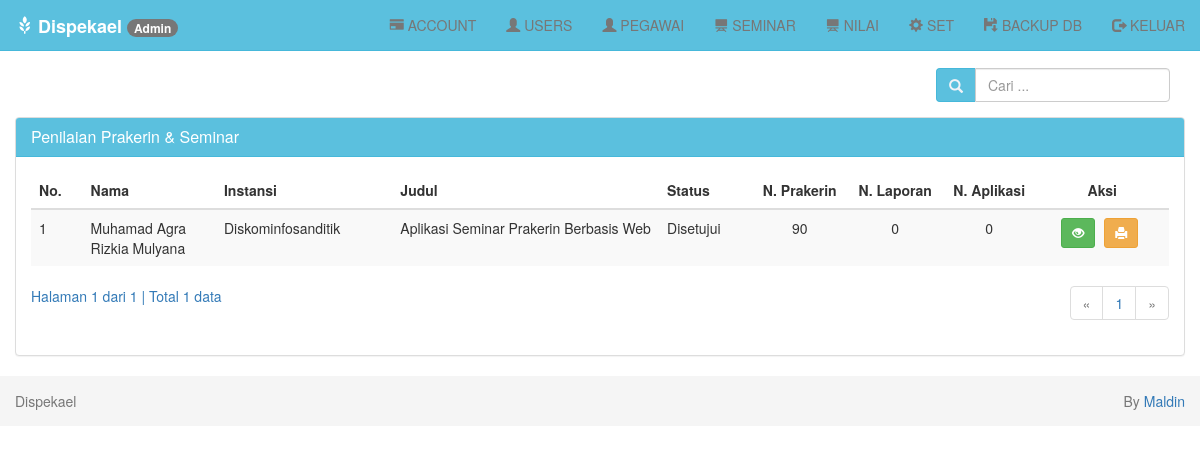
Page /index.php?page=tampil-nilai (signed in) on the committed database.
### tables this page shows
CREATE TABLE `seminar` (
  `idseminar` int(5) NOT NULL AUTO_INCREMENT,
  `nis` int(8) NOT NULL,
  `judul` varchar(255) NOT NULL,
  `file` varchar(255) NOT NULL,
  `tautan` varchar(255) NOT NULL,
  `statussem` varchar(30) NOT NULL,
  `ket` varchar(255) NOT NULL,
  `pengujilap` int(8) NOT NULL,
  `pengujiapl` int(8) NOT NULL,
  `nilaiprakerin` int(3) NOT NULL,
  `nilailaporan` int(3) NOT NULL,
  `nilaiaplikasi` int(3) NOT NULL,
  PRIMARY KEY (`idseminar`)
);

CREATE TABLE `users` (
  `nis` bigint(12) unsigned NOT NULL,
  `id` bigint(12) unsigned NOT NULL,
  `nama` varchar(255) NOT NULL,
  `tanggal_lahir` date NOT NULL,
  `alamat` varchar(255) NOT NULL,
  `instansi` varchar(100) NOT NULL,
  `telp` varchar(15) NOT NULL,
  `stat` varchar(30) NOT NULL,
  `foto` varchar(255) NOT NULL,
  PRIMARY KEY (`nis`)
);

### seminar/tampil-nilai.php (the view, shortened to what this page needs)
<?php
if (isset($_POST['cari'])) {
    $cari = $_POST['cari'];
} else {
    $cari = "";
}
?>
<br>
<div class="row">
    <div class="col-md-12">
        <div class="panel-body">
            <div class="pull-right btn-tambah">
                <form class="form-inline" method="POST" action="?page=seminar-tampil">
                    <div class="form-group">
                        <div class="input-group">
                            <div class="input-group-addon">
                                <i class="glyphicon glyphicon-search"></i>
                            </div>
                            <input type="text" class="form-control" name="cari" placeholder="Cari ..." autocomplete="off" value="<?php echo $cari; ?>">
                        </div>
                    </div>
                </form>
            </div>
        </div>
        <div class="panel panel-default">
            <div class="panel-heading">
                <h3 class="panel-title">Penilaian Prakerin & Seminar</h3>
            </div>
            <div class="panel-body">
                <div class="table-responsive">
                    <table class="table table-striped table-hover">
                        <thead>
                            <tr>
                                <th>No.</th>
                                <th>Nama</th>
                                <th>Instansi</th>
                                <th>Judul</th>
                                <th>Status</th>
                                <th class='center'>N. Prakerin</th>
                                <th class='center'>N. Laporan</th>
                                <th class='center'>N. Aplikasi</th>
                                <th class='center'>Aksi</th>
                            </tr>
                        </thead>
                        <tbody>
                            <?php
                            $batas = 10;
                            if (isset($cari)) {
                                $jumlah_record = mysqli_query($db, "SELECT seminar.*, users.nama, users.instansi FROM seminar JOIN users ON users.nis = seminar.nis WHERE instansi LIKE '%$cari%' OR nama LIKE '%$cari%'") or die('Ada kesalahan pada query jumlah_record: ' . mysqli_error($db));
                            } else {
                                $jumlah_record = mysqli_query($db, "SSELECT seminar.*, users.nama, users.instansi FROM seminar JOIN users ON users.nis = seminar.nis") or die('Ada kesalahan pada query jumlah_record: ' . mysqli_error($db));
                            }
                            $jumlah  = mysqli_num_rows($jumlah_record);
                            $halaman = ceil($jumlah / $batas);
                            $page    = (isset($_GET['hal'])) ? (int)$_GET['hal'] : 1;
                            $mulai   = ($page - 1) * $batas;
                            $no = 1;
                            if (isset($cari)) {
                                $query = mysqli_query($db, "SELECT seminar.*, users.nama, users.instansi FROM seminar JOIN users ON users.nis = seminar.nis WHERE instansi LIKE '%$cari%' OR nama LIKE '%$cari%' ORDER BY nis LIMIT $mulai, $batas")
                                    or die('Ada kesalahan pada query seminar: ' . mysqli_error($db));
                            } else {
                                $query = mysqli_query($db, "SELECT seminar.*, users.nama, users.instansi FROM seminar JOIN users ON users.nis = seminar.nis ORDER BY nis LIMIT $mulai, $batas") or die('Ada kesalahan pada query seminar: ' . mysqli_error($db));
                            }
                            while ($data = mysqli_fetch_assoc($query)) {
                                echo "  <tr>
                      <td width='20'>$no</td>
                      <td width='100'>$data[nama]</td>
                      <td width='75'>$data[instansi]</td>
                      <td width='200'>$data[judul]</td>
                      <td width='50'>$data[statussem]</td>
                      <td width='25' align='center'>$data[nilaiprakerin]</td>
                      <td width='25' align='center'>$data[nilailaporan]</td>
                      <td width='25' align='center'>$data[nilaiaplikasi]</td>
                      <td width='100' class='center'>
                        <div class=''>
                        <a data-toggle='tooltip' data-placement='top' title='Detail' style='margin-right:5px' class='btn btn-success btn-sm' href='?page=seminar-detail&id=$data[idseminar]'> <i class='glyphicon glyphicon-eye-open'></i></a>
                        <a data-toggle='tooltip' data-placement='top' title='Print Detail' style='margin-right:5px' class='btn btn-warning btn-sm' href='?page=seminar-print-detail&id=$data[idseminar]' target='_blank'> <i class='glyphicon glyphicon-print'></i></a>";;
                            ?>
                            <?php
                                echo "
                        </div>
                      </td>
                    </tr>";
                                $no++;
                            }
                            ?>
                        </tbody>
                    </table>
                    <?php
                    if (empty($_GET['hal'])) {
                        $halaman_aktif = '1';
                    } else {
                        $halaman_aktif = $_GET['hal'];
                    }
                    ?>
                    <a>
                        Halaman <?php echo $halaman_aktif; ?> dari <?php echo $halaman; ?> |
                        Total <?php echo $jumlah; ?> data
                    </a>
                    <nav>
                        <ul class="pagination pull-right">
                            <?php
                            if ($halaman_aktif <= '1') { ?>
                                <li class="disabled">
                                    <a href="" aria-label="Previous">
                                        <span aria-hidden="true">&laquo;</span>
                                    </a>
                                </li>
                            <?php
                            }
                            ?>
                            <?php
                            for ($x = 1; $x <= $halaman; $x++) { ?>
                                <li class="">
                                    <a href="?page=seminar-tampil&hal=<?php echo $x ?>"><?php echo $x ?></a>
                                </li>
                            <?php
                            }
                            ?>
                            <?php
                            if ($halaman_aktif >= $halaman) { ?>
                                <li class="disabled">
                                    <a href="" aria-label="Next">
                                        <span aria-hidden="true">&raquo;</span>
                                    </a>
                                </li>
                            <?php
                            }
                            ?>
                        </ul>
                    </nav>
                </div>
            </div>
        </div>
    </div>
</div>

### assets/css/style.css (style rules this page uses)
body { padding-top: 40px; }
.panel-default > .panel-heading { background-color: #5bc0de; border-color: #46b8da; color: #fff; }
.input-group-addon { background-color: #5bc0de; border: 1px solid #46b8da; border-radius: 4px; color: #f1f2f7; }
.btn-tambah { margin-top: -7px; }
.center { text-align: center; }
.pagination { margin-top: -20px; }

### rows in the picture
seminar: users.nama "Muhamad Agra Rizkia Mulyana", users.instansi "Diskominfosanditik", judul "Aplikasi Seminar Prakerin Berbasis Web", statussem "Disetujui", nilaiprakerin "90", nilailaporan "0", nilaiaplikasi "0"

### other values in the picture
$_SESSION['level'] "Admin"
$halaman_aktif "1"
$halaman "1"
$jumlah "1"
